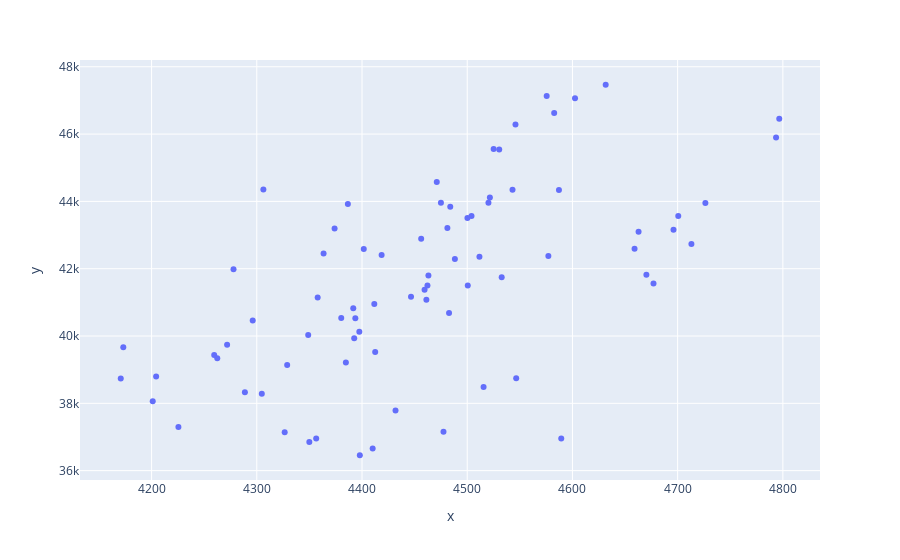

Notebook code cell kept with this figure:
### Code cell
import plotly.express as px
fig = px.scatter(x=x,y=y)
fig.show()
